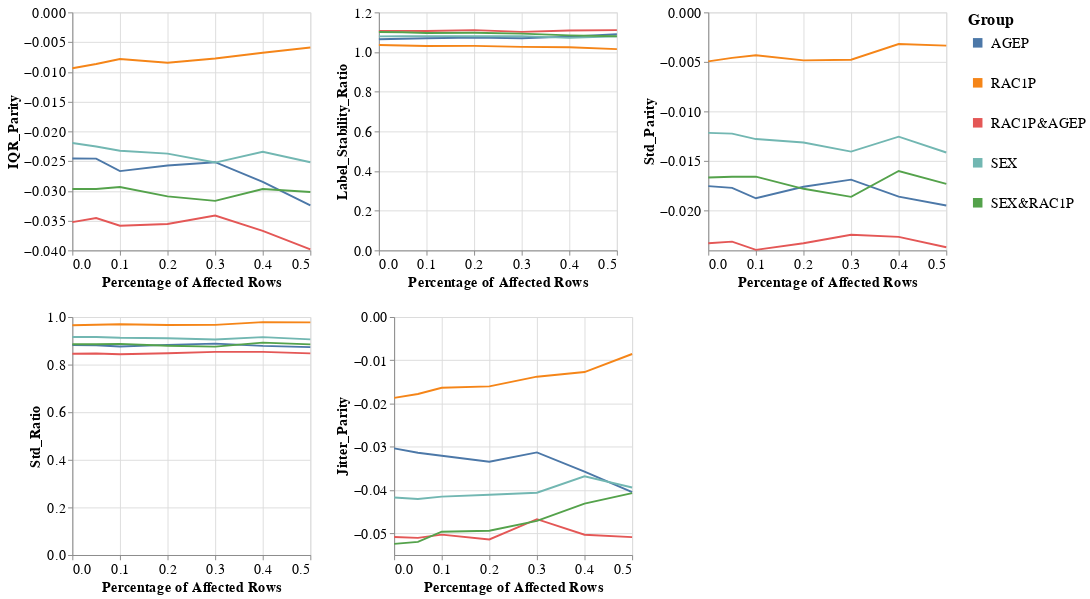

Source (notebook cell):
### Markdown cell above
### Group metrics per dataset and model

### Code cell
visualizer.create_groups_grid_pct_lines_plot(model_name=MODEL_NAMES[0],
                                             target_preprocessing_technique=PREPROCESSING_TECHNIQUES[0],
                                             group_metrics_type='variance')

### Figure 1 — Vega-Lite specification as saved in the notebook (floating-point values rounded to 4 significant figures)
{"config": {"view": {"continuousWidth": 400, "continuousHeight": 300}, "axis": {"labelFontSize": 15, "titleFontSize": 15}, "legend": {"labelFontSize": 15, "symbolStrokeWidth": 10, "titleFontSize": 17}, "title": {"fontSize": 15}}, "vconcat": [{"hconcat": [{"mark": "line", "encoding": {"color": {"field": "Group", "type": "nominal"}, "x": {"field": "Percentage", "title": "Percentage of Affected Rows", "type": "quantitative"}, "y": {"field": "Metric_Value", "title": "IQR_Parity", "type": "quantitative"}}, "height": 250, "width": 250}, {"data": {"name": "data-4f4519e40fbb316c2b9317df9f1f964f"}, "mark": "line", "encoding": {"color": {"field": "Group", "type": "nominal"}, "x": {"field": "Percentage", "title": "Percentage of Affected Rows", "type": "quantitative"}, "y": {"field": "Metric_Value", "title": "Label_Stability_Ratio", "type": "quantitative"}}, "height": 250, "width": 250}, {"data": {"name": "data-ade2b0e4fbe37a087a3877c045f468be"}, "mark": "line", "encoding": {"color": {"field": "Group", "type": "nominal"}, "x": {"field": "Percentage", "title": "Percentage of Affected Rows", "type": "quantitative"}, "y": {"field": "Metric_Value", "title": "Std_Parity", "type": "quantitative"}}, "height": 250, "width": 250}]}, {"hconcat": [{"mark": "line", "encoding": {"color": {"field": "Group", "type": "nominal"}, "x": {"field": "Percentage", "title": "Percentage of Affected Rows", "type": "quantitative"}, "y": {"field": "Metric_Value", "title": "Std_Ratio", "type": "quantitative"}}, "height": 250, "width": 250}, {"data": {"name": "data-4dc242ccf17b223413f530387729feb8"}, "mark": "line", "encoding": {"color": {"field": "Group", "type": "nominal"}, "x": {"field": "Percentage", "title": "Percentage of Affected Rows", "type": "quantitative"}, "y": {"field": "Metric_Value", "title": "Jitter_Parity", "type": "quantitative"}}, "height": 250, "width": 250}], "data": {"name": "data-9b632d040879d7655ab87b63f7dea3e4"}}], "data": {"name": "data-dd7fb596ae04754533fac0b0974ac5b0"}, "$schema": "https://vega.github.io/schema/vega-lite/v4.17.0.json", "datasets": {"data-dd7fb596ae04754533fac0b0974ac5b0": [{"Model_Name": "DecisionTreeClassifier", "Metric": "IQR_Parity", "Group": "AGEP", "Metric_Value": -0.02457, "Percentage": 0.0}, {"Model_Name": "DecisionTreeClassifier", "Metric": "IQR_Parity", "Group": "RAC1P", "Metric_Value": -0.009384, "Percentage": 0.0}, {"Model_Name": "DecisionTreeClassifier", "Metric": "IQR_Parity", "Group": "RAC1P&AGEP", "Metric_Value": -0.03526, "Percentage": 0.0}, {"Model_Name": "DecisionTreeClassifier", "Metric": "IQR_Parity", "Group": "SEX", "Metric_Value": -0.02196, "Percentage": 0.0}, {"Model_Name": "DecisionTreeClassifier", "Metric": "IQR_Parity", "Group": "SEX&RAC1P", "Metric_Value": -0.02968, "Percentage": 0.0}, {"Model_Name": "DecisionTreeClassifier", "Metric": "IQR_Parity", "Group": "AGEP", "Metric_Value": -0.02458, "Percentage": 0.05}, {"Model_Name": "DecisionTreeClassifier", "Metric": "IQR_Parity", "Group": "RAC1P", "Metric_Value": -0.008672, "Percentage": 0.05}, {"Model_Name": "DecisionTreeClassifier", "Metric": "IQR_Parity", "Group": "RAC1P&AGEP", "Metric_Value": -0.03456, "Percentage": 0.05}, {"Model_Name": "DecisionTreeClassifier", "Metric": "IQR_Parity", "Group": "SEX", "Metric_Value": -0.02253, "Percentage": 0.05}, {"Model_Name": "DecisionTreeClassifier", "Metric": "IQR_Parity", "Group": "SEX&RAC1P", "Metric_Value": -0.0297, "Percentage": 0.05}, {"Model_Name": "DecisionTreeClassifier", "Metric": "IQR_Parity", "Group": "AGEP", "Metric_Value": -0.02668, "Percentage": 0.1}, {"Model_Name": "DecisionTreeClassifier", "Metric": "IQR_Parity", "Group": "RAC1P", "Metric_Value": -0.007849, "Percentage": 0.1}, {"Model_Name": "DecisionTreeClassifier", "Metric": "IQR_Parity", "Group": "RAC1P&AGEP", "Metric_Value": -0.03586, "Percentage": 0.1}, {"Model_Name": "DecisionTreeClassifier", "Metric": "IQR_Parity", "Group": "SEX", "Metric_Value": -0.02325, "Percentage": 0.1}, {"Model_Name": "DecisionTreeClassifier", "Metric": "IQR_Parity", "Group": "SEX&RAC1P", "Metric_Value": -0.02934, "Percentage": 0.1}, {"Model_Name": "DecisionTreeClassifier", "Metric": "IQR_Parity", "Group": "AGEP", "Metric_Value": -0.02573, "Percentage": 0.2}, {"Model_Name": "DecisionTreeClassifier", "Metric": "IQR_Parity", "Group": "RAC1P", "Metric_Value": -0.008478, "Percentage": 0.2}, {"Model_Name": "DecisionTreeClassifier", "Metric": "IQR_Parity", "Group": "RAC1P&AGEP", "Metric_Value": -0.03556, "Percentage": 0.2}, {"Model_Name": "DecisionTreeClassifier", "Metric": "IQR_Parity", "Group": "SEX", "Metric_Value": -0.02373, "Percentage": 0.2}, {"Model_Name": "DecisionTreeClassifier", "Metric": "IQR_Parity", "Group": "SEX&RAC1P", "Metric_Value": -0.03092, "Percentage": 0.2}, {"Model_Name": "DecisionTreeClassifier", "Metric": "IQR_Parity", "Group": "AGEP", "Metric_Value": -0.02518, "Percentage": 0.3}, {"Model_Name": "DecisionTreeClassifier", "Metric": "IQR_Parity", "Group": "RAC1P", "Metric_Value": -0.007742, "Percentage": 0.3}, {"Model_Name": "DecisionTreeClassifier", "Metric": "IQR_Parity", "Group": "RAC1P&AGEP", "Metric_Value": -0.03415, "Percentage": 0.3}, {"Model_Name": "DecisionTreeClassifier", "Metric": "IQR_Parity", "Group": "SEX", "Metric_Value": -0.02524, "Percentage": 0.3}, {"Model_Name": "DecisionTreeClassifier", "Metric": "IQR_Parity", "Group": "SEX&RAC1P", "Metric_Value": -0.03168, "Percentage": 0.3}, {"Model_Name": "DecisionTreeClassifier", "Metric": "IQR_Parity", "Group": "AGEP", "Metric_Value": -0.02849, "Percentage": 0.4}, {"Model_Name": "DecisionTreeClassifier", "Metric": "IQR_Parity", "Group": "RAC1P", "Metric_Value": -0.00679, "Percentage": 0.4}, {"Model_Name": "DecisionTreeClassifier", "Metric": "IQR_Parity", "Group": "RAC1P&AGEP", "Metric_Value": -0.03671, "Percentage": 0.4}, {"Model_Name": "DecisionTreeClassifier", "Metric": "IQR_Parity", "Group": "SEX", "Metric_Value": -0.02343, "Percentage": 0.4}, {"Model_Name": "DecisionTreeClassifier", "Metric": "IQR_Parity", "Group": "SEX&RAC1P", "Metric_Value": -0.02968, "Percentage": 0.4}, {"Model_Name": "DecisionTreeClassifier", "Metric": "IQR_Parity", "Group": "AGEP", "Metric_Value": -0.03243, "Percentage": 0.5}, {"Model_Name": "DecisionTreeClassifier", "Metric": "IQR_Parity", "Group": "RAC1P", "Metric_Value": -0.005906, "Percentage": 0.5}, {"Model_Name": "DecisionTreeClassifier", "Metric": "IQR_Parity", "Group": "RAC1P&AGEP", "Metric_Value": -0.03982, "Percentage": 0.5}, {"Model_Name": "DecisionTreeClassifier", "Metric": "IQR_Parity", "Group": "SEX", "Metric_Value": -0.02519, "Percentage": 0.5}, {"Model_Name": "DecisionTreeClassifier", "Metric": "IQR_Parity", "Group": "SEX&RAC1P", "Metric_Value": -0.03018, "Percentage": 0.5}], "data-4f4519e40fbb316c2b9317df9f1f964f": [{"Model_Name": "DecisionTreeClassifier", "Metric": "Label_Stability_Ratio", "Group": "AGEP", "Metric_Value": 1.065, "Percentage": 0.0}, {"Model_Name": "DecisionTreeClassifier", "Metric": "Label_Stability_Ratio", "Group": "RAC1P", "Metric_Value": 1.035, "Percentage": 0.0}, {"Model_Name": "DecisionTreeClassifier", "Metric": "Label_Stability_Ratio", "Group": "RAC1P&AGEP", "Metric_Value": 1.107, "Percentage": 0.0}, {"Model_Name": "DecisionTreeClassifier", "Metric": "Label_Stability_Ratio", "Group": "SEX", "Metric_Value": 1.079, "Percentage": 0.0}, {"Model_Name": "DecisionTreeClassifier", "Metric": "Label_Stability_Ratio", "Group": "SEX&RAC1P", "Metric_Value": 1.101, "Percentage": 0.0}, {"Model_Name": "DecisionTreeClassifier", "Metric": "Label_Stability_Ratio", "Group": "AGEP", "Metric_Value": 1.067, "Percentage": 0.05}, {"Model_Name": "DecisionTreeClassifier", "Metric": "Label_Stability_Ratio", "Group": "RAC1P", "Metric_Value": 1.033, "Percentage": 0.05}, {"Model_Name": "DecisionTreeClassifier", "Metric": "Label_Stability_Ratio", "Group": "RAC1P&AGEP", "Metric_Value": 1.107, "Percentage": 0.05}, {"Model_Name": "DecisionTreeClassifier", "Metric": "Label_Stability_Ratio", "Group": "SEX", "Metric_Value": 1.08, "Percentage": 0.05}, {"Model_Name": "DecisionTreeClassifier", "Metric": "Label_Stability_Ratio", "Group": "SEX&RAC1P", "Metric_Value": 1.1, "Percentage": 0.05}, {"Model_Name": "DecisionTreeClassifier", "Metric": "Label_Stability_Ratio", "Group": "AGEP", "Metric_Value": 1.069, "Percentage": 0.1}, {"Model_Name": "DecisionTreeClassifier", "Metric": "Label_Stability_Ratio", "Group": "RAC1P", "Metric_Value": 1.03, "Percentage": 0.1}, {"Model_Name": "DecisionTreeClassifier", "Metric": "Label_Stability_Ratio", "Group": "RAC1P&AGEP", "Metric_Value": 1.106, "Percentage": 0.1}, {"Model_Name": "DecisionTreeClassifier", "Metric": "Label_Stability_Ratio", "Group": "SEX", "Metric_Value": 1.08, "Percentage": 0.1}, {"Model_Name": "DecisionTreeClassifier", "Metric": "Label_Stability_Ratio", "Group": "SEX&RAC1P", "Metric_Value": 1.096, "Percentage": 0.1}, {"Model_Name": "DecisionTreeClassifier", "Metric": "Label_Stability_Ratio", "Group": "AGEP", "Metric_Value": 1.073, "Percentage": 0.2}, {"Model_Name": "DecisionTreeClassifier", "Metric": "Label_Stability_Ratio", "Group": "RAC1P", "Metric_Value": 1.031, "Percentage": 0.2}, {"Model_Name": "DecisionTreeClassifier", "Metric": "Label_Stability_Ratio", "Group": "RAC1P&AGEP", "Metric_Value": 1.111, "Percentage": 0.2}, {"Model_Name": "DecisionTreeClassifier", "Metric": "Label_Stability_Ratio", "Group": "SEX", "Metric_Value": 1.08, "Percentage": 0.2}, {"Model_Name": "DecisionTreeClassifier", "Metric": "Label_Stability_Ratio", "Group": "SEX&RAC1P", "Metric_Value": 1.097, "Percentage": 0.2}, {"Model_Name": "DecisionTreeClassifier", "Metric": "Label_Stability_Ratio", "Group": "AGEP", "Metric_Value": 1.07, "Percentage": 0.3}, {"Model_Name": "DecisionTreeClassifier", "Metric": "Label_Stability_Ratio", "Group": "RAC1P", "Metric_Value": 1.026, "Percentage": 0.3}, {"Model_Name": "DecisionTreeClassifier", "Metric": "Label_Stability_Ratio", "Group": "RAC1P&AGEP", "Metric_Value": 1.102, "Percentage": 0.3}, {"Model_Name": "DecisionTreeClassifier", "Metric": "Label_Stability_Ratio", "Group": "SEX", "Metric_Value": 1.08, "Percentage": 0.3}, {"Model_Name": "DecisionTreeClassifier", "Metric": "Label_Stability_Ratio", "Group": "SEX&RAC1P", "Metric_Value": 1.093, "Percentage": 0.3}, {"Model_Name": "DecisionTreeClassifier", "Metric": "Label_Stability_Ratio", "Group": "AGEP", "Metric_Value": 1.078, "Percentage": 0.4}, {"Model_Name": "DecisionTreeClassifier", "Metric": "Label_Stability_Ratio", "Group": "RAC1P", "Metric_Value": 1.024, "Percentage": 0.4}, {"Model_Name": "DecisionTreeClassifier", "Metric": "Label_Stability_Ratio", "Group": "RAC1P&AGEP", "Metric_Value": 1.109, "Percentage": 0.4}, {"Model_Name": "DecisionTreeClassifier", "Metric": "Label_Stability_Ratio", "Group": "SEX", "Metric_Value": 1.072, "Percentage": 0.4}, {"Model_Name": "DecisionTreeClassifier", "Metric": "Label_Stability_Ratio", "Group": "SEX&RAC1P", "Metric_Value": 1.084, "Percentage": 0.4}, {"Model_Name": "DecisionTreeClassifier", "Metric": "Label_Stability_Ratio", "Group": "AGEP", "Metric_Value": 1.09, "Percentage": 0.5}, {"Model_Name": "DecisionTreeClassifier", "Metric": "Label_Stability_Ratio", "Group": "RAC1P", "Metric_Value": 1.015, "Percentage": 0.5}, {"Model_Name": "DecisionTreeClassifier", "Metric": "Label_Stability_Ratio", "Group": "RAC1P&AGEP", "Metric_Value": 1.111, "Percentage": 0.5}, {"Model_Name": "DecisionTreeClassifier", "Metric": "Label_Stability_Ratio", "Group": "SEX", "Metric_Value": 1.079, "Percentage": 0.5}, {"Model_Name": "DecisionTreeClassifier", "Metric": "Label_Stability_Ratio", "Group": "SEX&RAC1P", "Metric_Value": 1.08, "Percentage": 0.5}], "data-ade2b0e4fbe37a087a3877c045f468be": [{"Model_Name": "DecisionTreeClassifier", "Metric": "Std_Parity", "Group": "AGEP", "Metric_Value": -0.01752, "Percentage": 0.0}, {"Model_Name": "DecisionTreeClassifier", "Metric": "Std_Parity", "Group": "RAC1P", "Metric_Value": -0.004935, "Percentage": 0.0}, {"Model_Name": "DecisionTreeClassifier", "Metric": "Std_Parity", "Group": "RAC1P&AGEP", "Metric_Value": -0.02328, "Percentage": 0.0}, {"Model_Name": "DecisionTreeClassifier", "Metric": "Std_Parity", "Group": "SEX", "Metric_Value": -0.01215, "Percentage": 0.0}, {"Model_Name": "DecisionTreeClassifier", "Metric": "Std_Parity", "Group": "SEX&RAC1P", "Metric_Value": -0.01666, "Percentage": 0.0}, {"Model_Name": "DecisionTreeClassifier", "Metric": "Std_Parity", "Group": "AGEP", "Metric_Value": -0.0177, "Percentage": 0.05}, {"Model_Name": "DecisionTreeClassifier", "Metric": "Std_Parity", "Group": "RAC1P", "Metric_Value": -0.004591, "Percentage": 0.05}, {"Model_Name": "DecisionTreeClassifier", "Metric": "Std_Parity", "Group": "RAC1P&AGEP", "Metric_Value": -0.02312, "Percentage": 0.05}, {"Model_Name": "DecisionTreeClassifier", "Metric": "Std_Parity", "Group": "SEX", "Metric_Value": -0.01223, "Percentage": 0.05}, {"Model_Name": "DecisionTreeClassifier", "Metric": "Std_Parity", "Group": "SEX&RAC1P", "Metric_Value": -0.01658, "Percentage": 0.05}, {"Model_Name": "DecisionTreeClassifier", "Metric": "Std_Parity", "Group": "AGEP", "Metric_Value": -0.01875, "Percentage": 0.1}, {"Model_Name": "DecisionTreeClassifier", "Metric": "Std_Parity", "Group": "RAC1P", "Metric_Value": -0.004331, "Percentage": 0.1}, {"Model_Name": "DecisionTreeClassifier", "Metric": "Std_Parity", "Group": "RAC1P&AGEP", "Metric_Value": -0.02394, "Percentage": 0.1}, {"Model_Name": "DecisionTreeClassifier", "Metric": "Std_Parity", "Group": "SEX", "Metric_Value": -0.01278, "Percentage": 0.1}, {"Model_Name": "DecisionTreeClassifier", "Metric": "Std_Parity", "Group": "SEX&RAC1P", "Metric_Value": -0.01656, "Percentage": 0.1}, {"Model_Name": "DecisionTreeClassifier", "Metric": "Std_Parity", "Group": "AGEP", "Metric_Value": -0.01759, "Percentage": 0.2}, {"Model_Name": "DecisionTreeClassifier", "Metric": "Std_Parity", "Group": "RAC1P", "Metric_Value": -0.00484, "Percentage": 0.2}, {"Model_Name": "DecisionTreeClassifier", "Metric": "Std_Parity", "Group": "RAC1P&AGEP", "Metric_Value": -0.02328, "Percentage": 0.2}, {"Model_Name": "DecisionTreeClassifier", "Metric": "Std_Parity", "Group": "SEX", "Metric_Value": -0.01312, "Percentage": 0.2}, {"Model_Name": "DecisionTreeClassifier", "Metric": "Std_Parity", "Group": "SEX&RAC1P", "Metric_Value": -0.01779, "Percentage": 0.2}, {"Model_Name": "DecisionTreeClassifier", "Metric": "Std_Parity", "Group": "AGEP", "Metric_Value": -0.01687, "Percentage": 0.3}, {"Model_Name": "DecisionTreeClassifier", "Metric": "Std_Parity", "Group": "RAC1P", "Metric_Value": -0.004776, "Percentage": 0.3}, {"Model_Name": "DecisionTreeClassifier", "Metric": "Std_Parity", "Group": "RAC1P&AGEP", "Metric_Value": -0.02243, "Percentage": 0.3}, {"Model_Name": "DecisionTreeClassifier", "Metric": "Std_Parity", "Group": "SEX", "Metric_Value": -0.01404, "Percentage": 0.3}, {"Model_Name": "DecisionTreeClassifier", "Metric": "Std_Parity", "Group": "SEX&RAC1P", "Metric_Value": -0.0186, "Percentage": 0.3}, {"Model_Name": "DecisionTreeClassifier", "Metric": "Std_Parity", "Group": "AGEP", "Metric_Value": -0.01858, "Percentage": 0.4}, {"Model_Name": "DecisionTreeClassifier", "Metric": "Std_Parity", "Group": "RAC1P", "Metric_Value": -0.003186, "Percentage": 0.4}, {"Model_Name": "DecisionTreeClassifier", "Metric": "Std_Parity", "Group": "RAC1P&AGEP", "Metric_Value": -0.02264, "Percentage": 0.4}, {"Model_Name": "DecisionTreeClassifier", "Metric": "Std_Parity", "Group": "SEX", "Metric_Value": -0.01253, "Percentage": 0.4}, {"Model_Name": "DecisionTreeClassifier", "Metric": "Std_Parity", "Group": "SEX&RAC1P", "Metric_Value": -0.016, "Percentage": 0.4}, {"Model_Name": "DecisionTreeClassifier", "Metric": "Std_Parity", "Group": "AGEP", "Metric_Value": -0.01947, "Percentage": 0.5}, {"Model_Name": "DecisionTreeClassifier", "Metric": "Std_Parity", "Group": "RAC1P", "Metric_Value": -0.003356, "Percentage": 0.5}, {"Model_Name": "DecisionTreeClassifier", "Metric": "Std_Parity", "Group": "RAC1P&AGEP", "Metric_Value": -0.02368, "Percentage": 0.5}, {"Model_Name": "DecisionTreeClassifier", "Metric": "Std_Parity", "Group": "SEX", "Metric_Value": -0.01413, "Percentage": 0.5}, {"Model_Name": "DecisionTreeClassifier", "Metric": "Std_Parity", "Group": "SEX&RAC1P", "Metric_Value": -0.01729, "Percentage": 0.5}], "data-9b632d040879d7655ab87b63f7dea3e4": [{"Model_Name": "DecisionTreeClassifier", "Metric": "Std_Ratio", "Group": "AGEP", "Metric_Value": 0.8824, "Percentage": 0.0}, {"Model_Name": "DecisionTreeClassifier", "Metric": "Std_Ratio", "Group": "RAC1P", "Metric_Value": 0.9651, "Percentage": 0.0}, {"Model_Name": "DecisionTreeClassifier", "Metric": "Std_Ratio", "Group": "RAC1P&AGEP", "Metric_Value": 0.8456, "Percentage": 0.0}, {"Model_Name": "DecisionTreeClassifier", "Metric": "Std_Ratio", "Group": "SEX", "Metric_Value": 0.9163, "Percentage": 0.0}, {"Model_Name": "DecisionTreeClassifier", "Metric": "Std_Ratio", "Group": "SEX&RAC1P", "Metric_Value": 0.8855, "Percentage": 0.0}, {"Model_Name": "DecisionTreeClassifier", "Metric": "Std_Ratio", "Group": "AGEP", "Metric_Value": 0.8815, "Percentage": 0.05}, {"Model_Name": "DecisionTreeClassifier", "Metric": "Std_Ratio", "Group": "RAC1P", "Metric_Value": 0.9675, "Percentage": 0.05}, {"Model_Name": "DecisionTreeClassifier", "Metric": "Std_Ratio", "Group": "RAC1P&AGEP", "Metric_Value": 0.8467, "Percentage": 0.05}, {"Model_Name": "DecisionTreeClassifier", "Metric": "Std_Ratio", "Group": "SEX", "Metric_Value": 0.9158, "Percentage": 0.05}, {"Model_Name": "DecisionTreeClassifier", "Metric": "Std_Ratio", "Group": "SEX&RAC1P", "Metric_Value": 0.8858, "Percentage": 0.05}, {"Model_Name": "DecisionTreeClassifier", "Metric": "Std_Ratio", "Group": "AGEP", "Metric_Value": 0.8759, "Percentage": 0.1}, {"Model_Name": "DecisionTreeClassifier", "Metric": "Std_Ratio", "Group": "RAC1P", "Metric_Value": 0.9698, "Percentage": 0.1}, {"Model_Name": "DecisionTreeClassifier", "Metric": "Std_Ratio", "Group": "RAC1P&AGEP", "Metric_Value": 0.8437, "Percentage": 0.1}, {"Model_Name": "DecisionTreeClassifier", "Metric": "Std_Ratio", "Group": "SEX", "Metric_Value": 0.9127, "Percentage": 0.1}, {"Model_Name": "DecisionTreeClassifier", "Metric": "Std_Ratio", "Group": "SEX&RAC1P", "Metric_Value": 0.8872, "Percentage": 0.1}, {"Model_Name": "DecisionTreeClassifier", "Metric": "Std_Ratio", "Group": "AGEP", "Metric_Value": 0.883, "Percentage": 0.2}, {"Model_Name": "DecisionTreeClassifier", "Metric": "Std_Ratio", "Group": "RAC1P", "Metric_Value": 0.9661, "Percentage": 0.2}, {"Model_Name": "DecisionTreeClassifier", "Metric": "Std_Ratio", "Group": "RAC1P&AGEP", "Metric_Value": 0.8475, "Percentage": 0.2}, {"Model_Name": "DecisionTreeClassifier", "Metric": "Std_Ratio", "Group": "SEX", "Metric_Value": 0.9109, "Percentage": 0.2}, {"Model_Name": "DecisionTreeClassifier", "Metric": "Std_Ratio", "Group": "SEX&RAC1P", "Metric_Value": 0.8794, "Percentage": 0.2}, {"Model_Name": "DecisionTreeClassifier", "Metric": "Std_Ratio", "Group": "AGEP", "Metric_Value": 0.8884, "Percentage": 0.3}, {"Model_Name": "DecisionTreeClassifier", "Metric": "Std_Ratio", "Group": "RAC1P", "Metric_Value": 0.9669, "Percentage": 0.3}, {"Model_Name": "DecisionTreeClassifier", "Metric": "Std_Ratio", "Group": "RAC1P&AGEP", "Metric_Value": 0.8534, "Percentage": 0.3}, {"Model_Name": "DecisionTreeClassifier", "Metric": "Std_Ratio", "Group": "SEX", "Metric_Value": 0.9058, "Percentage": 0.3}, {"Model_Name": "DecisionTreeClassifier", "Metric": "Std_Ratio", "Group": "SEX&RAC1P", "Metric_Value": 0.8754, "Percentage": 0.3}, {"Model_Name": "DecisionTreeClassifier", "Metric": "Std_Ratio", "Group": "AGEP", "Metric_Value": 0.8787, "Percentage": 0.4}, {"Model_Name": "DecisionTreeClassifier", "Metric": "Std_Ratio", "Group": "RAC1P", "Metric_Value": 0.9784, "Percentage": 0.4}, {"Model_Name": "DecisionTreeClassifier", "Metric": "Std_Ratio", "Group": "RAC1P&AGEP", "Metric_Value": 0.8537, "Percentage": 0.4}, {"Model_Name": "DecisionTreeClassifier", "Metric": "Std_Ratio", "Group": "SEX", "Metric_Value": 0.9156, "Percentage": 0.4}, {"Model_Name": "DecisionTreeClassifier", "Metric": "Std_Ratio", "Group": "SEX&RAC1P", "Metric_Value": 0.8922, "Percentage": 0.4}, {"Model_Name": "DecisionTreeClassifier", "Metric": "Std_Ratio", "Group": "AGEP", "Metric_Value": 0.8735, "Percentage": 0.5}, {"Model_Name": "DecisionTreeClassifier", "Metric": "Std_Ratio", "Group": "RAC1P", "Metric_Value": 0.9773, "Percentage": 0.5}, {"Model_Name": "DecisionTreeClassifier", "Metric": "Std_Ratio", "Group": "RAC1P&AGEP", "Metric_Value": 0.8472, "Percentage": 0.5}, {"Model_Name": "DecisionTreeClassifier", "Metric": "Std_Ratio", "Group": "SEX", "Metric_Value": 0.9059, "Percentage": 0.5}, {"Model_Name": "DecisionTreeClassifier", "Metric": "Std_Ratio", "Group": "SEX&RAC1P", "Metric_Value": 0.8851, "Percentage": 0.5}], "data-4dc242ccf17b223413f530387729feb8": [{"Model_Name": "DecisionTreeClassifier", "Metric": "Jitter_Parity", "Group": "AGEP", "Metric_Value": -0.03034, "Percentage": 0.0}, {"Model_Name": "DecisionTreeClassifier", "Metric": "Jitter_Parity", "Group": "RAC1P", "Metric_Value": -0.01867, "Percentage": 0.0}, {"Model_Name": "DecisionTreeClassifier", "Metric": "Jitter_Parity", "Group": "RAC1P&AGEP", "Metric_Value": -0.05084, "Percentage": 0.0}, {"Model_Name": "DecisionTreeClassifier", "Metric": "Jitter_Parity", "Group": "SEX", "Metric_Value": -0.0417, "Percentage": 0.0}, {"Model_Name": "DecisionTreeClassifier", "Metric": "Jitter_Parity", "Group": "SEX&RAC1P", "Metric_Value": -0.05242, "Percentage": 0.0}, {"Model_Name": "DecisionTreeClassifier", "Metric": "Jitter_Parity", "Group": "AGEP", "Metric_Value": -0.03136, "Percentage": 0.05}, {"Model_Name": "DecisionTreeClassifier", "Metric": "Jitter_Parity", "Group": "RAC1P", "Metric_Value": -0.0178, "Percentage": 0.05}, {"Model_Name": "DecisionTreeClassifier", "Metric": "Jitter_Parity", "Group": "RAC1P&AGEP", "Metric_Value": -0.05103, "Percentage": 0.05}, {"Model_Name": "DecisionTreeClassifier", "Metric": "Jitter_Parity", "Group": "SEX", "Metric_Value": -0.04206, "Percentage": 0.05}, {"Model_Name": "DecisionTreeClassifier", "Metric": "Jitter_Parity", "Group": "SEX&RAC1P", "Metric_Value": -0.05198, "Percentage": 0.05}, {"Model_Name": "DecisionTreeClassifier", "Metric": "Jitter_Parity", "Group": "AGEP", "Metric_Value": -0.03206, "Percentage": 0.1}, {"Model_Name": "DecisionTreeClassifier", "Metric": "Jitter_Parity", "Group": "RAC1P", "Metric_Value": -0.01636, "Percentage": 0.1}, {"Model_Name": "DecisionTreeClassifier", "Metric": "Jitter_Parity", "Group": "RAC1P&AGEP", "Metric_Value": -0.05029, "Percentage": 0.1}, {"Model_Name": "DecisionTreeClassifier", "Metric": "Jitter_Parity", "Group": "SEX", "Metric_Value": -0.04151, "Percentage": 0.1}, {"Model_Name": "DecisionTreeClassifier", "Metric": "Jitter_Parity", "Group": "SEX&RAC1P", "Metric_Value": -0.04961, "Percentage": 0.1}, {"Model_Name": "DecisionTreeClassifier", "Metric": "Jitter_Parity", "Group": "AGEP", "Metric_Value": -0.03345, "Percentage": 0.2}, {"Model_Name": "DecisionTreeClassifier", "Metric": "Jitter_Parity", "Group": "RAC1P", "Metric_Value": -0.01603, "Percentage": 0.2}, {"Model_Name": "DecisionTreeClassifier", "Metric": "Jitter_Parity", "Group": "RAC1P&AGEP", "Metric_Value": -0.0514, "Percentage": 0.2}, {"Model_Name": "DecisionTreeClassifier", "Metric": "Jitter_Parity", "Group": "SEX", "Metric_Value": -0.04109, "Percentage": 0.2}, {"Model_Name": "DecisionTreeClassifier", "Metric": "Jitter_Parity", "Group": "SEX&RAC1P", "Metric_Value": -0.0494, "Percentage": 0.2}, {"Model_Name": "DecisionTreeClassifier", "Metric": "Jitter_Parity", "Group": "AGEP", "Metric_Value": -0.03128, "Percentage": 0.3}, {"Model_Name": "DecisionTreeClassifier", "Metric": "Jitter_Parity", "Group": "RAC1P", "Metric_Value": -0.01379, "Percentage": 0.3}, {"Model_Name": "DecisionTreeClassifier", "Metric": "Jitter_Parity", "Group": "RAC1P&AGEP", "Metric_Value": -0.04672, "Percentage": 0.3}, {"Model_Name": "DecisionTreeClassifier", "Metric": "Jitter_Parity", "Group": "SEX", "Metric_Value": -0.04061, "Percentage": 0.3}, {"Model_Name": "DecisionTreeClassifier", "Metric": "Jitter_Parity", "Group": "SEX&RAC1P", "Metric_Value": -0.04711, "Percentage": 0.3}, {"Model_Name": "DecisionTreeClassifier", "Metric": "Jitter_Parity", "Group": "AGEP", "Metric_Value": -0.03571, "Percentage": 0.4}, {"Model_Name": "DecisionTreeClassifier", "Metric": "Jitter_Parity", "Group": "RAC1P", "Metric_Value": -0.01272, "Percentage": 0.4}, {"Model_Name": "DecisionTreeClassifier", "Metric": "Jitter_Parity", "Group": "RAC1P&AGEP", "Metric_Value": -0.05031, "Percentage": 0.4}, {"Model_Name": "DecisionTreeClassifier", "Metric": "Jitter_Parity", "Group": "SEX", "Metric_Value": -0.03682, "Percentage": 0.4}, {"Model_Name": "DecisionTreeClassifier", "Metric": "Jitter_Parity", "Group": "SEX&RAC1P", "Metric_Value": -0.04314, "Percentage": 0.4}, {"Model_Name": "DecisionTreeClassifier", "Metric": "Jitter_Parity", "Group": "AGEP", "Metric_Value": -0.04044, "Percentage": 0.5}, {"Model_Name": "DecisionTreeClassifier", "Metric": "Jitter_Parity", "Group": "RAC1P", "Metric_Value": -0.008546, "Percentage": 0.5}, {"Model_Name": "DecisionTreeClassifier", "Metric": "Jitter_Parity", "Group": "RAC1P&AGEP", "Metric_Value": -0.05086, "Percentage": 0.5}, {"Model_Name": "DecisionTreeClassifier", "Metric": "Jitter_Parity", "Group": "SEX", "Metric_Value": -0.03939, "Percentage": 0.5}, {"Model_Name": "DecisionTreeClassifier", "Metric": "Jitter_Parity", "Group": "SEX&RAC1P", "Metric_Value": -0.04071, "Percentage": 0.5}]}}
